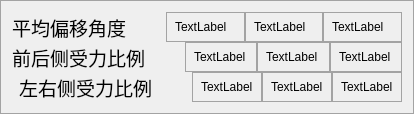
         <widget class="QGroupBox" name="groupBox_27">
          <property name="styleSheet">
           <string notr="true">QGroupBox
{
font-size: 25px;
font-family:黑体;
font-weight: normal;
color: #000000;
letter-spacing: 3px;
 border: 1px solid #a3a3a3; /* 1px 浅灰色实线边框 */
}
QLabel{
	font: 14pt &quot;Microsoft YaHei UI&quot;;
	color: rgb(0, 0, 0);
}
</string>
          </property>
          <property name="title">
           <string/>
          </property>
          <property name="flat">
           <bool>false</bool>
          </property>
          <property name="checkable">
           <bool>false</bool>
          </property>
          <layout class="QVBoxLayout" name="verticalLayout_5">
           <property name="spacing">
            <number>0</number>
           </property>
           <item>
            <layout class="QHBoxLayout" name="horizontalLayout_17">
             <property name="spacing">
              <number>0</number>
             </property>
             <item>
              <widget class="QLabel" name="label_65">
               <property name="sizePolicy">
                <sizepolicy hsizetype="Preferred" vsizetype="Fixed">
                 <horstretch>0</horstretch>
                 <verstretch>0</verstretch>
                </sizepolicy>
               </property>
               <property name="minimumSize">
                <size>
                 <width>100</width>
                 <height>30</height>
                </size>
               </property>
               <property name="font">
                <font>
                 <family>Microsoft YaHei UI</family>
                 <pointsize>14</pointsize>
                 <italic>false</italic>
                 <bold>false</bold>
                </font>
               </property>
               <property name="text">
                <string>平均偏移角度</string>
               </property>
               <property name="alignment">
                <set>Qt::AlignmentFlag::AlignRight|Qt::AlignmentFlag::AlignTrailing|Qt::AlignmentFlag::AlignVCenter</set>
               </property>
              </widget>
             </item>
             <item>
              <widget class="QLabel" name="label_66">
               <property name="maximumSize">
                <size>
                 <width>40</width>
                 <height>16777215</height>
                </size>
               </property>
               <property name="text">
                <string/>
               </property>
              </widget>
             </item>
             <item>
              <widget class="QLabel" name="left_ori">
               <property name="styleSheet">
                <string notr="true">  QLabel {
        border: 1px solid #a3a3a3; /* 1px浅灰色实线边框 */
        padding: 5px; /* 文字与边框间距5px，避免贴边 */
       
    }</string>
               </property>
               <property name="frameShape">
                <enum>QFrame::Shape::Box</enum>
               </property>
               <property name="text">
                <string>TextLabel</string>
               </property>
              </widget>
             </item>
             <item>
              <widget class="QLabel" name="right_ori">
               <property name="styleSheet">
                <string notr="true">  QLabel {
        border: 1px solid #a3a3a3; /* 1px浅灰色实线边框 */
        padding: 5px; /* 文字与边框间距5px，避免贴边 */
       
    }</string>
               </property>
               <property name="frameShape">
                <enum>QFrame::Shape::Box</enum>
               </property>
               <property name="text">
                <string>TextLabel</string>
               </property>
              </widget>
             </item>
             <item>
              <widget class="QLabel" name="diff_ori">
               <property name="styleSheet">
                <string notr="true">  QLabel {
        border: 1px solid #a3a3a3; /* 1px浅灰色实线边框 */
        padding: 5px; /* 文字与边框间距5px，避免贴边 */
       
    }</string>
               </property>
               <property name="frameShape">
                <enum>QFrame::Shape::Box</enum>
               </property>
               <property name="text">
                <string>TextLabel</string>
               </property>
              </widget>
             </item>
            </layout>
           </item>
           <item>
            <layout class="QHBoxLayout" name="horizontalLayout_18">
             <property name="spacing">
              <number>0</number>
             </property>
             <item>
              <widget class="QLabel" name="label_70">
               <property name="sizePolicy">
                <sizepolicy hsizetype="Preferred" vsizetype="Fixed">
                 <horstretch>0</horstretch>
                 <verstretch>0</verstretch>
                </sizepolicy>
               </property>
               <property name="minimumSize">
                <size>
                 <width>25</width>
                 <height>30</height>
                </size>
               </property>
               <property name="font">
                <font>
                 <family>Microsoft YaHei UI</family>
                 <pointsize>14</pointsize>
                 <italic>false</italic>
                 <bold>false</bold>
                </font>
               </property>
               <property name="text">
                <string>前后侧受力比例</string>
               </property>
               <property name="alignment">
                <set>Qt::AlignmentFlag::AlignRight|Qt::AlignmentFlag::AlignTrailing|Qt::AlignmentFlag::AlignVCenter</set>
               </property>
              </widget>
             </item>
             <item>
              <widget class="QLabel" name="label_71">
               <property name="minimumSize">
                <size>
                 <width>40</width>
                 <height>0</height>
                </size>
               </property>
               <property name="maximumSize">
                <size>
                 <width>20</width>
                 <height>16777215</height>
                </size>
               </property>
               <property name="text">
                <string/>
               </property>
              </widget>
             </item>
             <item>
              <widget class="QLabel" name="left_mean_up_lower">
               <property name="styleSheet">
                <string notr="true">  QLabel {
        border: 1px solid #a3a3a3; /* 1px浅灰色实线边框 */
        padding: 5px; /* 文字与边框间距5px，避免贴边 */
       
    }</string>
               </property>
               <property name="frameShape">
                <enum>QFrame::Shape::NoFrame</enum>
               </property>
               <property name="text">
                <string>TextLabel</string>
               </property>
              </widget>
             </item>
             <item>
              <widget class="QLabel" name="right_mean_up_lower">
               <property name="styleSheet">
                <string notr="true">  QLabel {
        border: 1px solid #a3a3a3; /* 1px浅灰色实线边框 */
        padding: 5px; /* 文字与边框间距5px，避免贴边 */
       
    }</string>
               </property>
               <property name="frameShape">
                <enum>QFrame::Shape::Panel</enum>
               </property>
               <property name="frameShadow">
                <enum>QFrame::Shadow::Plain</enum>
               </property>
               <property name="text">
                <string>TextLabel</string>
               </property>
              </widget>
             </item>
             <item>
              <widget class="QLabel" name="diff_mean_up_lower">
               <property name="styleSheet">
                <string notr="true">  QLabel {
        border: 1px solid #a3a3a3; /* 1px浅灰色实线边框 */
        padding: 5px; /* 文字与边框间距5px，避免贴边 */
       
    }</string>
               </property>
               <property name="text">
                <string>TextLabel</string>
               </property>
              </widget>
             </item>
            </layout>
           </item>
           <item>
            <layout class="QHBoxLayout" name="horizontalLayout_19">
             <property name="spacing">
              <number>0</number>
             </property>
             <item>
              <widget class="QLabel" name="label_75">
               <property name="minimumSize">
                <size>
                 <width>140</width>
                 <height>30</height>
                </size>
               </property>
               <property name="font">
                <font>
                 <family>Microsoft YaHei UI</family>
                 <pointsize>14</pointsize>
                 <italic>false</italic>
                 <bold>false</bold>
                </font>
               </property>
               <property name="text">
                <string>左右侧受力比例</string>
               </property>
               <property name="alignment">
                <set>Qt::AlignmentFlag::AlignRight|Qt::AlignmentFlag::AlignTrailing|Qt::AlignmentFlag::AlignVCenter</set>
               </property>
              </widget>
             </item>
             <item>
              <widget class="QLabel" name="label_76">
               <property name="minimumSize">
                <size>
                 <width>40</width>
                 <height>0</height>
                </size>
               </property>
               <property name="maximumSize">
                <size>
                 <width>20</width>
                 <height>16777215</height>
                </size>
               </property>
               <property name="text">
                <string/>
               </property>
              </widget>
             </item>
             <item>
              <widget class="QLabel" name="left_mean_left_right">
               <property name="styleSheet">
                <string notr="true">  QLabel {
        border: 1px solid #a3a3a3; /* 1px浅灰色实线边框 */
        padding: 5px; /* 文字与边框间距5px，避免贴边 */
       
    }</string>
               </property>
               <property name="text">
                <string>TextLabel</string>
               </property>
              </widget>
             </item>
             <item>
              <widget class="QLabel" name="right_mean_left_right">
               <property name="styleSheet">
                <string notr="true">  QLabel {
        border: 1px solid #a3a3a3; /* 1px浅灰色实线边框 */
        padding: 5px; /* 文字与边框间距5px，避免贴边 */
       
    }</string>
               </property>
               <property name="text">
                <string>TextLabel</string>
               </property>
              </widget>
             </item>
             <item>
              <widget class="QLabel" name="diff_mean_left_right">
               <property name="styleSheet">
                <string notr="true">  QLabel {
        border: 1px solid #a3a3a3; /* 1px浅灰色实线边框 */
        padding: 5px; /* 文字与边框间距5px，避免贴边 */
       
    }</string>
               </property>
               <property name="text">
                <string>TextLabel</string>
               </property>
              </widget>
             </item>
            </layout>
           </item>
          </layout>
         </widget>
